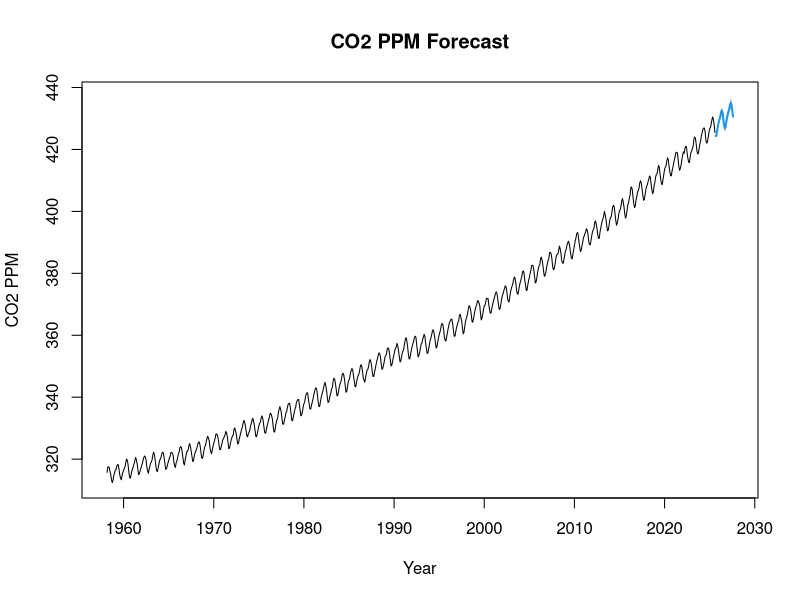
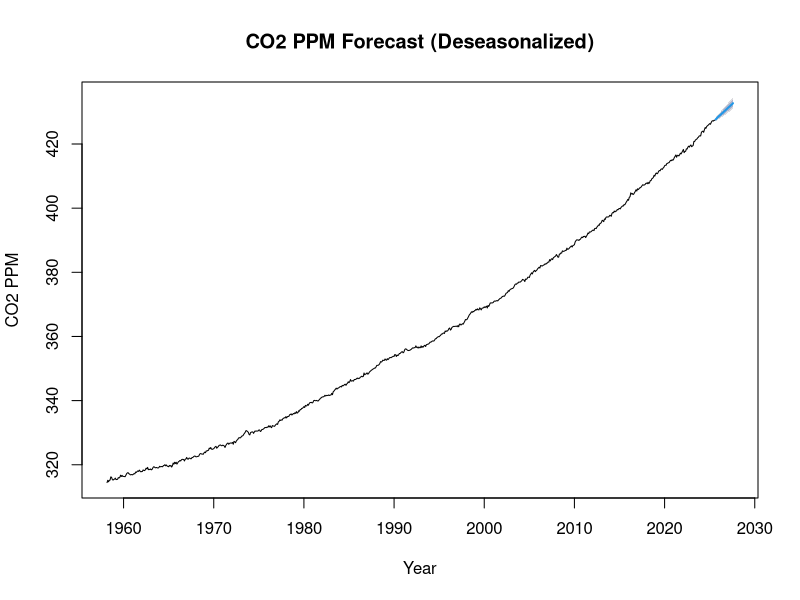

Generate these figures, in order, with R:
## ---- chunk 1
library(forecast)
## ---- chunk 2

# TO MAKE co2_clean.csv
#lines <- readLines("co2_mm_mlo.csv")
#new_lines <- lines[41:length(lines)]
#writeLines(new_lines, "co2_clean.csv")

data <- read.csv("co2_clean.csv")

# Check it
head(data)
dim(data)
colnames(data)

## ---- chunk 3

# Create time series using 'average' column
ts_data <- ts(data$average, 
              start = c(1958, 3),
              frequency = 12)

arima_model <- auto.arima(ts_data)
summary(arima_model)

# Forecast next 24 months
forecast_result <- forecast(arima_model, h = 24)
print(forecast_result)

plot(forecast_result, 
     main = "CO2 PPM Forecast",
     xlab = "Year",
     ylab = "CO2 PPM")

## ---- chunk 4


# Use deseasonalized data
ts_data_adj <- ts(data$deseasonalized, 
                  start = c(1958, 3),
                  frequency = 12)

arima_model_adj <- auto.arima(ts_data_adj)
forecast_adj <- forecast(arima_model_adj, h = 24)

plot(forecast_adj,
     main = "CO2 PPM Forecast (Deseasonalized)",
     xlab = "Year",
     ylab = "CO2 PPM")
